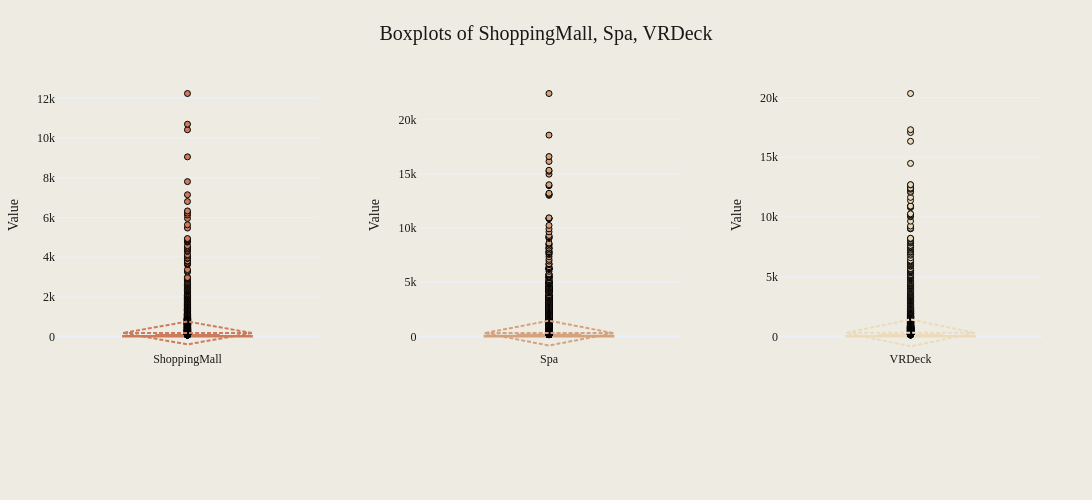

Write notebook code for a chart like this one.
### Code cell
plot_combined_boxplots(
    train_data_cleaned, numerical_features_two, save_path="../images/box_plots_two.png"
)

### Figure 1 — Plotly figure (JSON) as saved in the notebook; plotly's stock layout.template omitted (floating-point values rounded to 4 significant figures; data arrays with more than 128 entries replaced by an {"elided": "..."} marker saying what was removed)
{"data": [{"boxmean": "sd", "marker": {"color": "#CC7B5C", "line": {"color": "#000000", "width": 1}}, "showlegend": false, "type": "box", "xaxis": "x", "y": {"elided": "6606 int values"}, "yaxis": "y"}, {"boxmean": "sd", "marker": {"color": "#D4A27F", "line": {"color": "#000000", "width": 1}}, "showlegend": false, "type": "box", "xaxis": "x2", "y": {"elided": "6606 int values"}, "yaxis": "y2"}, {"boxmean": "sd", "marker": {"color": "#EBDBBC", "line": {"color": "#000000", "width": 1}}, "showlegend": false, "type": "box", "xaxis": "x3", "y": {"elided": "6606 int values"}, "yaxis": "y3"}], "layout": {"font": {"color": "#191919", "family": "Styrene A", "size": 12}, "height": 500, "margin": {"b": 150, "l": 50, "r": 50, "t": 80}, "paper_bgcolor": "#EEECE2", "plot_bgcolor": "#EEECE2", "showlegend": false, "title": {"font": {"color": "#191919", "family": "Styrene B", "size": 20}, "text": "Boxplots of ShoppingMall, Spa, VRDeck", "x": 0.5}, "width": 1200, "xaxis": {"anchor": "y", "domain": [0, 0.2667], "showticklabels": true, "tickfont": {"color": "#191919", "family": "Styrene A", "size": 12}, "ticktext": ["ShoppingMall"], "tickvals": [0], "title": {"font": {"color": "#191919", "family": "Styrene A", "size": 14}}}, "xaxis2": {"anchor": "y2", "domain": [0.3667, 0.6333], "showticklabels": true, "tickfont": {"color": "#191919", "family": "Styrene A", "size": 12}, "ticktext": ["Spa"], "tickvals": [0], "title": {"font": {"color": "#191919", "family": "Styrene A", "size": 14}}}, "xaxis3": {"anchor": "y3", "domain": [0.7333, 1], "showticklabels": true, "tickfont": {"color": "#191919", "family": "Styrene A", "size": 12}, "ticktext": ["VRDeck"], "tickvals": [0], "title": {"font": {"color": "#191919", "family": "Styrene A", "size": 14}}}, "yaxis": {"anchor": "x", "domain": [0, 1], "tickfont": {"color": "#191919", "family": "Styrene A", "size": 12}, "title": {"font": {"color": "#191919", "family": "Styrene A", "size": 14}, "text": "Value"}}, "yaxis2": {"anchor": "x2", "domain": [0, 1], "tickfont": {"color": "#191919", "family": "Styrene A", "size": 12}, "title": {"font": {"color": "#191919", "family": "Styrene A", "size": 14}, "text": "Value"}}, "yaxis3": {"anchor": "x3", "domain": [0, 1], "tickfont": {"color": "#191919", "family": "Styrene A", "size": 12}, "title": {"font": {"color": "#191919", "family": "Styrene A", "size": 14}, "text": "Value"}}}}
